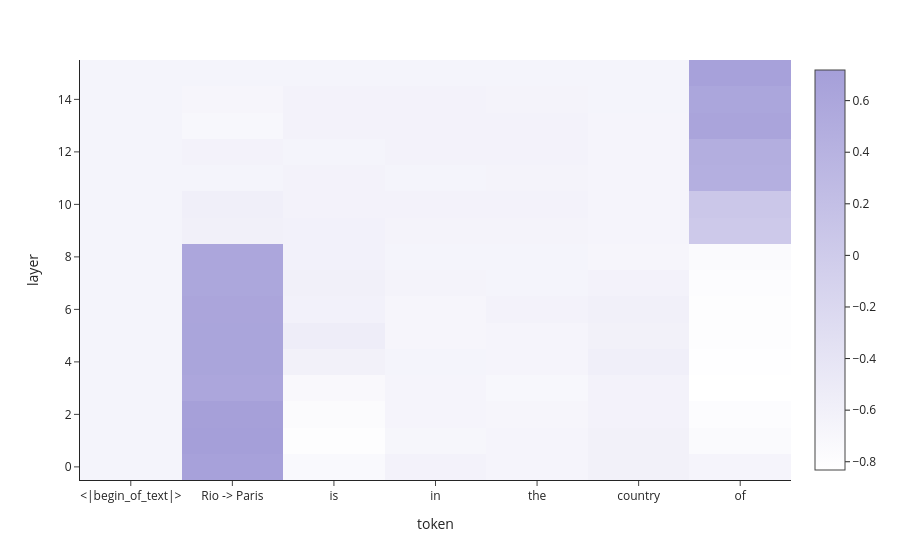

Source (notebook cell):
### Markdown cell above
Let's check out our results! The **darker** a cell is, the **greater the difference** between $p(``Brazil")$ and $p(``France")$, and hence the **more causal effect** the residual stream at that layer / token position has on mediating the path between the city and its country.

### Code cell
# visualize our results!
import plotly.express as px

fig = px.imshow(
    causal_effects,
    x=['<|begin_of_text|>', 'Rio -> Paris', 'is', 'in', 'the', 'country', 'of'],
    y=list(range(model.config.num_hidden_layers)),
    template='simple_white',
    color_continuous_scale=[[0, '#FFFFFF'], [1, "#A59FD9"]]
)

fig.update_layout(
    xaxis_title='token',
    yaxis_title='layer',
    yaxis=dict(autorange='min')
)

fig

### Figure 1 — Plotly figure (JSON) as saved in the notebook; plotly's stock layout.template omitted (floating-point values rounded to 4 significant figures)
{"data": [{"coloraxis": "coloraxis", "hovertemplate": "x: %{x}<br>y: %{y}<br>color: %{z}<extra></extra>", "name": "0", "type": "heatmap", "x": ["<|begin_of_text|>", "Rio -> Paris", "is", "in", "the", "country", "of"], "xaxis": "x", "y": [0, 1, 2, 3, 4, 5, 6, 7, 8, 9, 10, 11, 12, 13, 14, 15], "yaxis": "y", "z": [[-0.6484, 0.6836, -0.7344, -0.6289, -0.6523, -0.6055, -0.6523], [-0.6484, 0.7188, -0.7969, -0.6797, -0.6523, -0.6055, -0.75], [-0.6484, 0.6992, -0.7656, -0.6562, -0.6758, -0.6211, -0.7773], [-0.6484, 0.5977, -0.7266, -0.6523, -0.6953, -0.625, -0.832], [-0.6484, 0.625, -0.6055, -0.6484, -0.6523, -0.5781, -0.8125], [-0.6484, 0.6289, -0.543, -0.6719, -0.6523, -0.6055, -0.8008], [-0.6484, 0.6172, -0.6133, -0.6758, -0.625, -0.5898, -0.8008], [-0.6484, 0.5938, -0.5938, -0.6445, -0.6484, -0.6172, -0.7852], [-0.6484, 0.6016, -0.6094, -0.6484, -0.6484, -0.6758, -0.7539], [-0.6484, -0.5977, -0.6133, -0.6445, -0.6445, -0.6523, 0.03516], [-0.6484, -0.5781, -0.6172, -0.6211, -0.6211, -0.6562, 0.06641], [-0.6484, -0.6484, -0.6172, -0.6484, -0.6445, -0.6562, 0.4531], [-0.6484, -0.6289, -0.6484, -0.6211, -0.6211, -0.6523, 0.4844], [-0.6484, -0.6992, -0.6172, -0.6211, -0.6172, -0.6523, 0.6406], [-0.6484, -0.6758, -0.6172, -0.6172, -0.6445, -0.6484, 0.6094], [-0.6484, -0.6484, -0.6484, -0.6484, -0.6484, -0.6484, 0.6797]]}], "layout": {"coloraxis": {"autocolorscale": false, "colorscale": [[0, "#FFFFFF"], [1, "#A59FD9"]]}, "margin": {"t": 60}, "xaxis": {"anchor": "y", "constrain": "domain", "domain": [0.0, 1.0], "scaleanchor": "y", "title": {"text": "token"}}, "yaxis": {"anchor": "x", "autorange": "min", "constrain": "domain", "domain": [0.0, 1.0], "title": {"text": "layer"}}}}
